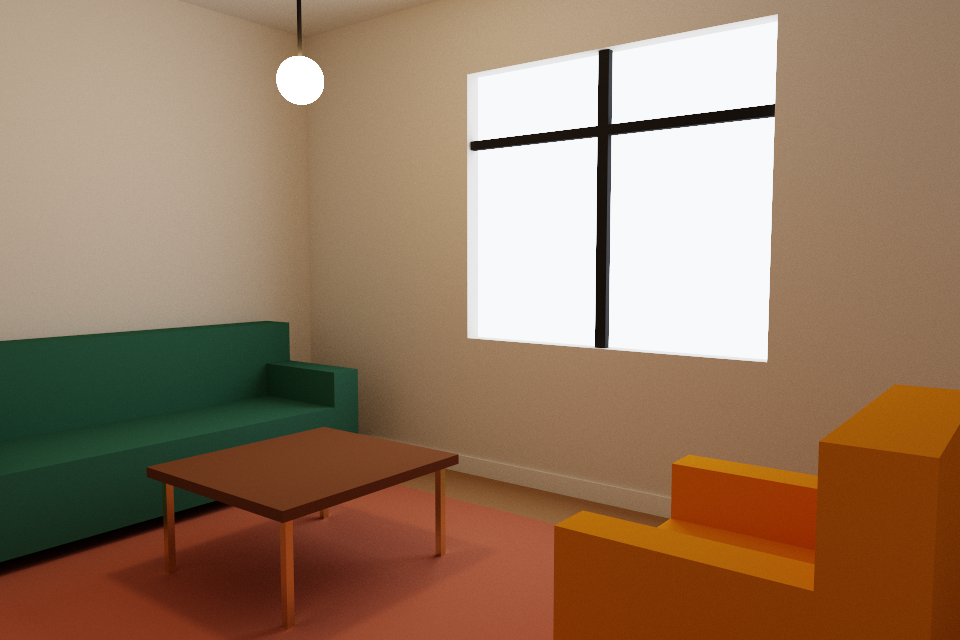

The Python source for this figure:
"""Reference render of scene.json with Mitsuba 3 (CPU). Writes reference.exr and reference.png."""
import json, sys, time, math
import numpy as np
import mitsuba as mi

mi.set_variant('llvm_ad_rgb')
from mitsuba import ScalarTransform4f as T

spp = int(sys.argv[1]) if len(sys.argv) > 1 else 512
S = json.load(open('scene.json'))
cam = S['camera']
fov = math.degrees(2 * math.atan(18 / cam['focal_mm']))  # horizontal, 36 mm frame

d = {'type': 'scene',
     'integrator': {'type': 'path', 'max_depth': S['bounces'] + 1},
     'sensor': {'type': 'perspective', 'fov': fov, 'fov_axis': 'x',
                'to_world': T().look_at(origin=cam['origin'], target=cam['target'], up=[0, 1, 0]),
                'film': {'type': 'hdrfilm', 'width': cam['width'], 'height': cam['height'],
                         'rfilter': {'type': 'box'}},
                'sampler': {'type': 'independent', 'sample_count': spp}}}

def bsdf(m):
    if m.get('metal'):
        a = m['rough'] ** 2  # same roughness -> alpha mapping as the WebGPU tracer
        return {'type': 'roughconductor', 'distribution': 'ggx', 'alpha': a,
                'specular_reflectance': {'type': 'rgb', 'value': m['base']}}
    return {'type': 'diffuse', 'reflectance': {'type': 'rgb', 'value': m['base']}}

for i, p in enumerate(S['prims']):
    m = S['materials'][p['mat']]
    if p['type'] == 'box':
        lo, hi = np.array(p['min']), np.array(p['max'])
        c, h = (lo + hi) / 2, (hi - lo) / 2
        sh = {'type': 'cube', 'to_world': T().translate(c.tolist()).scale(h.tolist())}
    elif p['type'] == 'sphere':
        sh = {'type': 'sphere', 'center': p['center'], 'radius': p['radius']}
    else:
        a, u, v = map(np.array, (p['corner'], p['u'], p['v']))
        n = np.cross(u, v); n /= np.linalg.norm(n)
        c = a + u / 2 + v / 2
        M = np.eye(4); M[:3, 0] = u / 2; M[:3, 1] = v / 2; M[:3, 2] = n; M[:3, 3] = c
        sh = {'type': 'rectangle', 'to_world': T(M.tolist())}
    if 'emit' in m:
        sh['emitter'] = {'type': 'area', 'radiance': {'type': 'rgb', 'value': m['emit']}}
        sh['bsdf'] = {'type': 'diffuse', 'reflectance': {'type': 'rgb', 'value': [0, 0, 0]}}
    else:
        sh['bsdf'] = bsdf(m)
    d[f's{i:03d}'] = sh

scene = mi.load_dict(d)
t = time.time()
img = mi.render(scene, spp=spp)
dt = time.time() - t
mi.Bitmap(img).write('reference.exr')
arr = np.array(img)[:, :, :3]
np.save('reference.npy', arr)

def tonemap(x, exposure):  # identical to the WGSL display shader
    x = x * exposure
    x = np.clip((x * (2.51 * x + 0.03)) / (x * (2.43 * x + 0.59) + 0.14), 0, 1)
    return np.where(x <= 0.0031308, 12.92 * x, 1.055 * np.power(x, 1 / 2.4) - 0.055)

from PIL import Image
Image.fromarray((tonemap(arr, S['exposure']) * 255 + 0.5).astype(np.uint8)).save('reference.png')
print(f'{spp} spp in {dt:.1f} s, mean {arr.mean():.3f}')
